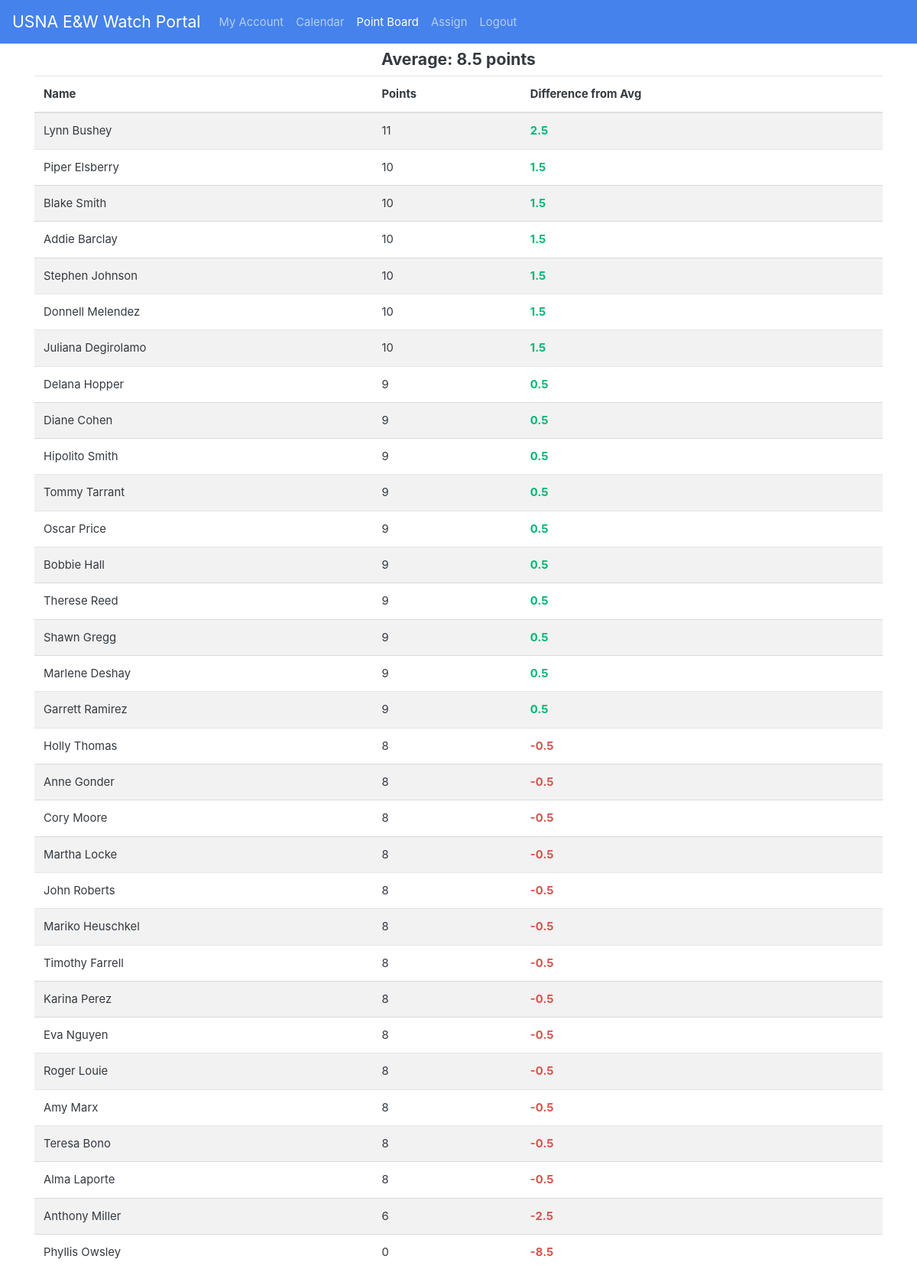
The page /points (signed in) on the database its author committed.
### app.py (models this page shows, shortened)
class User(UserMixin, db.Model):
    __tablename__ = 'Users'
    id = db.Column(db.Integer, primary_key=True)
    active = db.Column(db.Boolean, default=True)
    first = db.Column(db.String(128))
    last = db.Column(db.String(128))
    email = db.Column(db.String(64), index=True, unique=True)
    password_hash = db.Column(db.String(128))
    created = db.Column(db.DateTime, index=False,
                        unique=False, default=date.today())
    phone = db.Column(db.Integer)
    qualified = db.Column(db.Boolean, index=True, unique=False, default=False)
    data = db.Column(db.String(32768), index=False, unique=False)
    points = db.Column(db.Integer, index=True, unique=False, default=0)
    department = db.Column(db.String(128))
    def __repr__(self):
        return f"{self.first} {self.last}"

### app.py (the view)
@app.route('/points', methods=["GET"])
@login_required
def points():
    users = User.query.all()
    average =0
    for u in users:
        average+=u.points
    average = average/len(users)
    users.sort(reverse=True,key=lambda x: x.points)
    return render_template('points.html', users=users,average=average)

### app.py (called while the page is built)
@login.user_loader
def load_user(id=1):
    return User.query.get(int(id))

### templates/points.html (shortened to what this page needs)
{%extends "base.html"%}
{%block content%}
<div class="container">
    <h5 class="text-center">Average: {{average|round(1)}} points</h5>
    <table class="table table-striped table-hover">
        <thead>
            <tr>
                <th scope="col">Name</th>
                <th scope="col">Points</th>
                <th scope="col">Difference from Avg</th>
            </tr>
        </thead>
        <tbody>
            {%for u in users%}
            <tr>
                <td>{{u}}</td>
                <td>{{u.points}}</td>
                <td class='average'><strong>{{(u.points-average)|round(1)}}</strong></td>
            </tr>
            {%endfor%}
        </tbody>
    </table>
</div>
{%endblock%}

### templates/base.html (shortened to what this page needs)
<!DOCTYPE html>
<html lang="en">
<head>
    <link rel="stylesheet" href="/static/bootstrap.min.css">
    <link rel="stylesheet" href="/static/style.css">
</head>
<body>
    <nav class="navbar navbar-expand-md navbar-dark bg-primary">
        <a class="navbar-brand" href="/">USNA E&W Watch Portal</a>
        <div class="collapse navbar-collapse" id="navbarNav">
            <ul class="navbar-nav">
                <li class="nav-item {%if request.path == '/profile'%}active{%endif%}"">
                    <a class=" nav-link" href="/profile">My Account</a>
                </li>
                <li class="nav-item {%if request.path == '/jets'%}active{%endif%}"">
                    <a class=" nav-link" href="/calendar">Calendar</a>
                </li>
                <li class="nav-item {%if request.path == '/points'%}active{%endif%}"">
                    <a class=" nav-link" href="/points">Point Board</a>
                </li>
                <li class="nav-item {%if request.path == '/assign'%}active{%endif%}"">
                    <a class=" nav-link" href="/assign">Assign</a>
                </li>
                {%if current_user.is_anonymous%}
                <li class="nav-item {%if request.path == '/logout'%}active{%endif%}"">
                    <a class=" nav-link" href="/login">Login</a>
                </li>
                {%else%}
                <li class="nav-item {%if request.path == '/logout'%}active{%endif%}"">
                    <a class=" nav-link" href="/logout">Logout</a>
                </li>
                {%endif%}
            </ul>
        </div>
    </nav>
    <div class="mt-2 container-fluid">
        {% block content %}
        {% endblock %}
    </div>
</body>
</html>

### rows shown on the page
User: first+last "Lynn Bushey", points "11", (u.points-average)|round(1) "2.5"
User: first+last "Piper Elsberry", points "10", (u.points-average)|round(1) "1.5"
User: first+last "Blake Smith", points "10", (u.points-average)|round(1) "1.5"
User: first+last "Addie Barclay", points "10", (u.points-average)|round(1) "1.5"
User: first+last "Stephen Johnson", points "10", (u.points-average)|round(1) "1.5"
User: first+last "Donnell Melendez", points "10", (u.points-average)|round(1) "1.5"
User: first+last "Juliana Degirolamo", points "10", (u.points-average)|round(1) "1.5"
User: first+last "Delana Hopper", points "9", (u.points-average)|round(1) "0.5"
User: first+last "Diane Cohen", points "9", (u.points-average)|round(1) "0.5"
User: first+last "Hipolito Smith", points "9", (u.points-average)|round(1) "0.5"
User: first+last "Tommy Tarrant", points "9", (u.points-average)|round(1) "0.5"
User: first+last "Oscar Price", points "9", (u.points-average)|round(1) "0.5"
User: first+last "Bobbie Hall", points "9", (u.points-average)|round(1) "0.5"
User: first+last "Therese Reed", points "9", (u.points-average)|round(1) "0.5"
User: first+last "Shawn Gregg", points "9", (u.points-average)|round(1) "0.5"
User: first+last "Marlene Deshay", points "9", (u.points-average)|round(1) "0.5"
User: first+last "Garrett Ramirez", points "9", (u.points-average)|round(1) "0.5"
User: first+last "Holly Thomas", points "8", (u.points-average)|round(1) "-0.5"
User: first+last "Anne Gonder", points "8", (u.points-average)|round(1) "-0.5"
User: first+last "Cory Moore", points "8", (u.points-average)|round(1) "-0.5"
User: first+last "Martha Locke", points "8", (u.points-average)|round(1) "-0.5"
User: first+last "John Roberts", points "8", (u.points-average)|round(1) "-0.5"
User: first+last "Mariko Heuschkel", points "8", (u.points-average)|round(1) "-0.5"
User: first+last "Timothy Farrell", points "8", (u.points-average)|round(1) "-0.5"
User: first+last "Karina Perez", points "8", (u.points-average)|round(1) "-0.5"
User: first+last "Eva Nguyen", points "8", (u.points-average)|round(1) "-0.5"
User: first+last "Roger Louie", points "8", (u.points-average)|round(1) "-0.5"
User: first+last "Amy Marx", points "8", (u.points-average)|round(1) "-0.5"
User: first+last "Teresa Bono", points "8", (u.points-average)|round(1) "-0.5"
User: first+last "Alma Laporte", points "8", (u.points-average)|round(1) "-0.5"
User: first+last "Anthony Miller", points "6", (u.points-average)|round(1) "-2.5"
User: first+last "Phyllis Owsley", points "0", (u.points-average)|round(1) "-8.5"

### other values the page prints
{{ average|round(1) }} "8.5"
